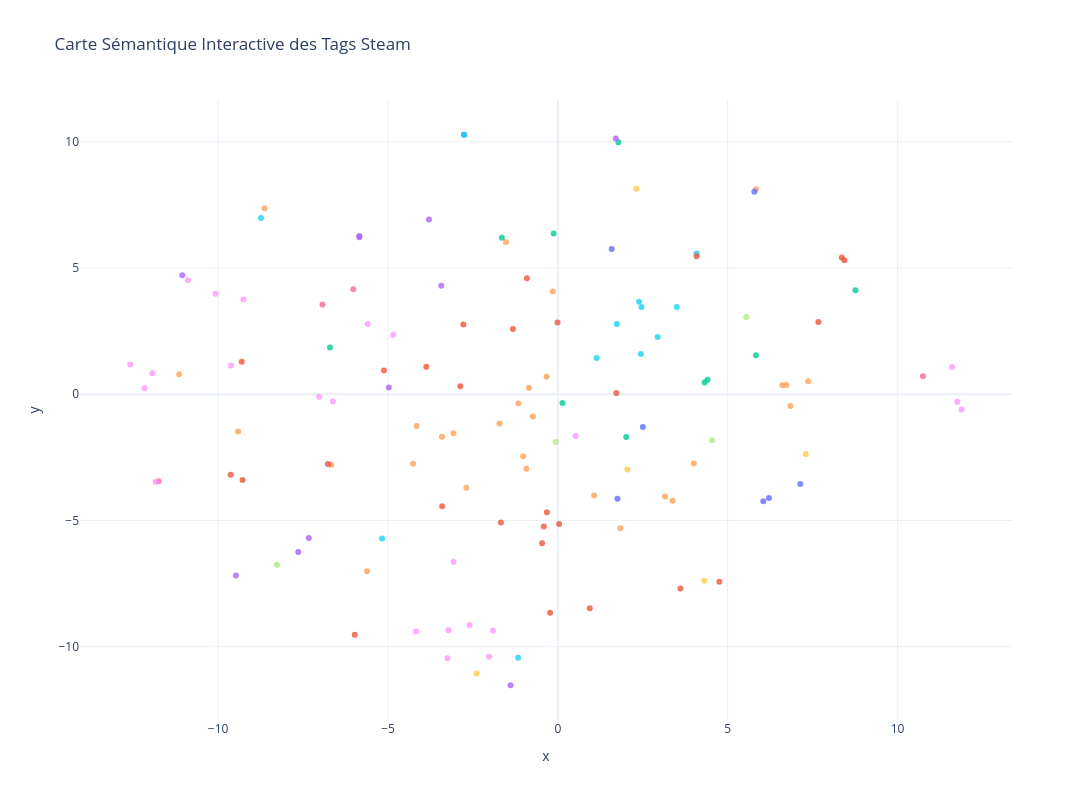

Notebook source saved alongside this figure:
### Markdown cell above
## 7. Visualisation Interactive (Plotly)
Une visualisation interactive pour explorer les clusters en détail.

### Code cell
import plotly.express as px

# Préparation des données
df_tsne['Tag'] = df_tsne.index
df_tsne['Cluster Name'] = df_tsne['Cluster'].map(cluster_names_nlp)

# Filtrer le bruit pour la visualisation
df_plotly = df_tsne[df_tsne['Cluster'] != -1].copy()

fig = px.scatter(
    df_plotly,
    x='x', y='y',
    color='Cluster Name',
    hover_name='Tag',
    hover_data=['Cluster Name'],
    title='Carte Sémantique Interactive des Tags Steam',
    template='plotly_white',
    width=1100, height=800
)

fig.update_traces(marker=dict(size=6, opacity=0.8))
fig.update_layout(showlegend=False)
fig.show()

### Figure 1 — Plotly figure (JSON) as saved in the notebook; plotly's stock layout.template omitted (floating-point values rounded to 4 significant figures)
{"data": [{"customdata": [["2D Fighter"], ["2D Fighter"], ["2D Fighter"], ["2D Fighter"]], "hovertemplate": "<b>%{hovertext}</b><br><br>Cluster Name=%{customdata[0]}<br>x=%{x}<br>y=%{y}<extra></extra>", "hovertext": ["2D Fighter", "3D Fighter", "Beat 'em up", "Fighting"], "legendgroup": "2D Fighter", "marker": {"color": "#636efa", "symbol": "circle", "opacity": 0.8, "size": 6}, "mode": "markers", "name": "2D Fighter", "orientation": "v", "showlegend": true, "x": [6.214, 6.048, -2.766, 7.139], "xaxis": "x", "y": [-4.107, -4.234, 10.28, -3.55], "yaxis": "y", "type": "scatter"}, {"customdata": [["Platformer"], ["Platformer"], ["Platformer"], ["Platformer"], ["Platformer"], ["Platformer"], ["Platformer"], ["Platformer"], ["Platformer"], ["Platformer"], ["Platformer"], ["Platformer"], ["Platformer"], ["Platformer"], ["Platformer"], ["Platformer"], ["Platformer"], ["Platformer"], ["Platformer"], ["Platformer"], ["Platformer"], ["Platformer"], ["Platformer"]], "hovertemplate": "<b>%{hovertext}</b><br><br>Cluster Name=%{customdata[0]}<br>x=%{x}<br>y=%{y}<extra></extra>", "hovertext": ["2D Platformer", "3D Platformer", "Action", "Action-Adventure", "Adventure", "Casual", "Clicker", "Controller", "Grid-Based Movement", "Idler", "Logic", "Metroidvania", "Parkour", "Physics", "Platformer", "Point & Click", "Puzzle", "Puzzle Platformer", "Runner", "Sokoban", "Stealth", "Survival Horror", "Walking Simulator"], "legendgroup": "Platformer", "marker": {"color": "#EF553B", "symbol": "circle", "opacity": 0.8, "size": 6}, "mode": "markers", "name": "Platformer", "orientation": "v", "showlegend": true, "x": [-0.4158, -0.4645, -2.782, -2.872, -5.119, -0.009452, 8.357, 7.67, 0.939, -1.323, -9.631, -1.677, 3.61, -5.979, -0.3241, 8.434, -9.28, 0.03817, 4.753, -3.406, -0.911, -3.874, -0.228], "xaxis": "x", "y": [-5.236, -5.902, 2.759, 0.3203, 0.9423, 2.839, 5.416, 2.863, -8.474, 2.587, -3.185, -5.076, -7.694, -9.526, -4.671, 5.31, -3.393, -5.137, -7.423, -4.434, 4.591, 1.089, -8.654], "yaxis": "y", "type": "scatter"}, {"customdata": [["Action RTS"], ["Action RTS"], ["Action RTS"], ["Action RTS"], ["Action RTS"], ["Action RTS"], ["Action RTS"]], "hovertemplate": "<b>%{hovertext}</b><br><br>Cluster Name=%{customdata[0]}<br>x=%{x}<br>y=%{y}<extra></extra>", "hovertext": ["4X", "Action RTS", "Grand Strategy", "RTS", "Real Time Tactics", "Tower Defense", "Wargame"], "legendgroup": "Action RTS", "marker": {"color": "#00cc96", "symbol": "circle", "opacity": 0.8, "size": 6}, "mode": "markers", "name": "Action RTS", "orientation": "v", "showlegend": true, "x": [1.782, 4.405, -1.647, 4.32, 5.831, -0.1221, 2.013], "xaxis": "x", "y": [9.98, 0.5707, 6.197, 0.4631, 1.542, 6.369, -1.692], "yaxis": "y", "type": "scatter"}, {"customdata": [["6DOF"]], "hovertemplate": "<b>%{hovertext}</b><br><br>Cluster Name=%{customdata[0]}<br>x=%{x}<br>y=%{y}<extra></extra>", "hovertext": ["6DOF"], "legendgroup": "6DOF", "marker": {"color": "#ab63fa", "symbol": "circle", "opacity": 0.8, "size": 6}, "mode": "markers", "name": "6DOF", "orientation": "v", "showlegend": true, "x": [1.705], "xaxis": "x", "y": [10.13], "yaxis": "y", "type": "scatter"}, {"customdata": [["Strategy RPG"], ["Strategy RPG"], ["Strategy RPG"], ["Strategy RPG"], ["Strategy RPG"], ["Strategy RPG"], ["Strategy RPG"], ["Strategy RPG"], ["Strategy RPG"], ["Strategy RPG"], ["Strategy RPG"], ["Strategy RPG"], ["Strategy RPG"], ["Strategy RPG"], ["Strategy RPG"], ["Strategy RPG"], ["Strategy RPG"], ["Strategy RPG"], ["Strategy RPG"], ["Strategy RPG"], ["Strategy RPG"], ["Strategy RPG"], ["Strategy RPG"], ["Strategy RPG"], ["Strategy RPG"], ["Strategy RPG"]], "hovertemplate": "<b>%{hovertext}</b><br><br>Cluster Name=%{customdata[0]}<br>x=%{x}<br>y=%{y}<extra></extra>", "hovertext": ["Action RPG", "Action Roguelike", "Board Game", "CRPG", "Card Battler", "Card Game", "Character Customization", "Deckbuilding", "Hack and Slash", "JRPG", "Party-Based RPG", "Procedural Generation", "RPG", "Roguelike", "Roguelike Deckbuilder", "Roguelite", "Solitaire", "Strategy", "Strategy RPG", "Tactical", "Tactical RPG", "Trading Card Game", "Turn-Based", "Turn-Based Combat", "Turn-Based Strategy", "Turn-Based Tactics"], "legendgroup": "Strategy RPG", "marker": {"color": "#FFA15A", "symbol": "circle", "opacity": 0.8, "size": 6}, "mode": "markers", "name": "Strategy RPG", "orientation": "v", "showlegend": true, "x": [-1.161, -3.076, 1.071, -0.9267, 4.0, 3.155, 5.832, -11.15, -6.671, -1.022, -1.716, -5.617, -0.7355, -3.411, -4.26, -4.157, 1.84, -1.529, -0.8525, -0.1486, -0.3316, 3.378, 7.369, 6.847, 6.733, 6.61], "xaxis": "x", "y": [-0.3688, -1.542, -4.013, -2.951, -2.739, -4.051, 8.118, 0.7967, -2.805, -2.46, -1.156, -7.012, -0.878, -1.68, -2.757, -1.259, -5.306, 6.028, 0.2576, 4.071, 0.6926, -4.222, 0.5188, -0.4663, 0.3676, 0.3545], "yaxis": "y", "type": "scatter"}, {"customdata": [["Hero Shooter"], ["Hero Shooter"], ["Hero Shooter"], ["Hero Shooter"], ["Hero Shooter"], ["Hero Shooter"], ["Hero Shooter"], ["Hero Shooter"], ["Hero Shooter"]], "hovertemplate": "<b>%{hovertext}</b><br><br>Cluster Name=%{customdata[0]}<br>x=%{x}<br>y=%{y}<extra></extra>", "hovertext": ["Arena Shooter", "Bullet Hell", "FPS", "Hero Shooter", "Shoot 'Em Up", "Shooter", "Third-Person Shooter", "Top-Down Shooter", "Twin Stick Shooter"], "legendgroup": "Hero Shooter", "marker": {"color": "#19d3f3", "symbol": "circle", "opacity": 0.8, "size": 6}, "mode": "markers", "name": "Hero Shooter", "orientation": "v", "showlegend": true, "x": [1.736, 4.085, 1.141, 2.463, -2.75, 2.391, 2.447, 2.938, 3.501], "xaxis": "x", "y": [2.783, 5.577, 1.437, 3.452, 10.28, 3.669, 1.596, 2.272, 3.459], "yaxis": "y", "type": "scatter"}, {"customdata": [["Artificial Intelligence"]], "hovertemplate": "<b>%{hovertext}</b><br><br>Cluster Name=%{customdata[0]}<br>x=%{x}<br>y=%{y}<extra></extra>", "hovertext": ["Artificial Intelligence"], "legendgroup": "Artificial Intelligence", "marker": {"color": "#FF6692", "symbol": "circle", "opacity": 0.8, "size": 6}, "mode": "markers", "name": "Artificial Intelligence", "orientation": "v", "showlegend": true, "x": [-11.76], "xaxis": "x", "y": [-3.443], "yaxis": "y", "type": "scatter"}, {"customdata": [["Auto Battler"]], "hovertemplate": "<b>%{hovertext}</b><br><br>Cluster Name=%{customdata[0]}<br>x=%{x}<br>y=%{y}<extra></extra>", "hovertext": ["Auto Battler"], "legendgroup": "Auto Battler", "marker": {"color": "#B6E880", "symbol": "circle", "opacity": 0.8, "size": 6}, "mode": "markers", "name": "Auto Battler", "orientation": "v", "showlegend": true, "x": [4.539], "xaxis": "x", "y": [-1.821], "yaxis": "y", "type": "scatter"}, {"customdata": [["Colony Sim"], ["Colony Sim"], ["Colony Sim"], ["Colony Sim"], ["Colony Sim"], ["Colony Sim"], ["Colony Sim"], ["Colony Sim"], ["Colony Sim"], ["Colony Sim"], ["Colony Sim"], ["Colony Sim"], ["Colony Sim"], ["Colony Sim"], ["Colony Sim"], ["Colony Sim"], ["Colony Sim"], ["Colony Sim"]], "hovertemplate": "<b>%{hovertext}</b><br><br>Cluster Name=%{customdata[0]}<br>x=%{x}<br>y=%{y}<extra></extra>", "hovertext": ["Automation", "Base Building", "Building", "City Builder", "Colony Sim", "Crafting", "Economy", "Farming Sim", "Immersive Sim", "Life Sim", "Management", "Open World", "Open World Survival Craft", "Resource Management", "Sandbox", "Simulation", "Survival", "Time Management"], "legendgroup": "Colony Sim", "marker": {"color": "#FF97FF", "symbol": "circle", "opacity": 0.8, "size": 6}, "mode": "markers", "name": "Colony Sim", "orientation": "v", "showlegend": true, "x": [-11.84, -12.16, -11.94, -12.58, -2.599, -9.624, -9.257, -1.909, -3.251, -2.024, -10.07, -6.626, -7.026, -10.89, -3.073, -4.17, -5.598, 11.61], "xaxis": "x", "y": [-3.471, 0.2384, 0.8362, 1.178, -9.138, 1.142, 3.75, -9.355, -10.45, -10.39, 3.983, -0.2885, -0.102, 4.521, -6.636, -9.4, 2.78, 1.077], "yaxis": "y", "type": "scatter"}, {"customdata": [["Automobile Sim"], ["Automobile Sim"]], "hovertemplate": "<b>%{hovertext}</b><br><br>Cluster Name=%{customdata[0]}<br>x=%{x}<br>y=%{y}<extra></extra>", "hovertext": ["Automobile Sim", "Racing"], "legendgroup": "Automobile Sim", "marker": {"color": "#FECB52", "symbol": "circle", "opacity": 0.8, "size": 6}, "mode": "markers", "name": "Automobile Sim", "orientation": "v", "showlegend": true, "x": [-2.392, 4.312], "xaxis": "x", "y": [-11.07, -7.389], "yaxis": "y", "type": "scatter"}, {"customdata": [["Battle Royale"]], "hovertemplate": "<b>%{hovertext}</b><br><br>Cluster Name=%{customdata[0]}<br>x=%{x}<br>y=%{y}<extra></extra>", "hovertext": ["Battle Royale"], "legendgroup": "Battle Royale", "marker": {"color": "#636efa", "symbol": "circle", "opacity": 0.8, "size": 6}, "mode": "markers", "name": "Battle Royale", "orientation": "v", "showlegend": true, "x": [2.503], "xaxis": "x", "y": [-1.297], "yaxis": "y", "type": "scatter"}, {"customdata": [["Bullet Time"]], "hovertemplate": "<b>%{hovertext}</b><br><br>Cluster Name=%{customdata[0]}<br>x=%{x}<br>y=%{y}<extra></extra>", "hovertext": ["Bullet Time"], "legendgroup": "Bullet Time", "marker": {"color": "#EF553B", "symbol": "circle", "opacity": 0.8, "size": 6}, "mode": "markers", "name": "Bullet Time", "orientation": "v", "showlegend": true, "x": [4.084], "xaxis": "x", "y": [5.471], "yaxis": "y", "type": "scatter"}, {"customdata": [["Character Action Game"]], "hovertemplate": "<b>%{hovertext}</b><br><br>Cluster Name=%{customdata[0]}<br>x=%{x}<br>y=%{y}<extra></extra>", "hovertext": ["Character Action Game"], "legendgroup": "Character Action Game", "marker": {"color": "#00cc96", "symbol": "circle", "opacity": 0.8, "size": 6}, "mode": "markers", "name": "Character Action Game", "orientation": "v", "showlegend": true, "x": [0.135], "xaxis": "x", "y": [-0.3462], "yaxis": "y", "type": "scatter"}, {"customdata": [["Choose Your Own Adventure"], ["Choose Your Own Adventure"], ["Choose Your Own Adventure"], ["Choose Your Own Adventure"], ["Choose Your Own Adventure"], ["Choose Your Own Adventure"], ["Choose Your Own Adventure"]], "hovertemplate": "<b>%{hovertext}</b><br><br>Cluster Name=%{customdata[0]}<br>x=%{x}<br>y=%{y}<extra></extra>", "hovertext": ["Choices Matter", "Choose Your Own Adventure", "Dating Sim", "Interactive Fiction", "Multiple Endings", "Otome", "Visual Novel"], "legendgroup": "Choose Your Own Adventure", "marker": {"color": "#ab63fa", "symbol": "circle", "opacity": 0.8, "size": 6}, "mode": "markers", "name": "Choose Your Own Adventure", "orientation": "v", "showlegend": true, "x": [-3.794, -4.976, -1.393, -7.64, -9.478, -3.433, -7.331], "xaxis": "x", "y": [6.919, 0.2675, -11.53, -6.248, -7.176, 4.295, -5.691], "yaxis": "y", "type": "scatter"}, {"customdata": [["Collectathon"]], "hovertemplate": "<b>%{hovertext}</b><br><br>Cluster Name=%{customdata[0]}<br>x=%{x}<br>y=%{y}<extra></extra>", "hovertext": ["Collectathon"], "legendgroup": "Collectathon", "marker": {"color": "#FFA15A", "symbol": "circle", "opacity": 0.8, "size": 6}, "mode": "markers", "name": "Collectathon", "orientation": "v", "showlegend": true, "x": [-8.639], "xaxis": "x", "y": [7.372], "yaxis": "y", "type": "scatter"}, {"customdata": [["Creature Collector"]], "hovertemplate": "<b>%{hovertext}</b><br><br>Cluster Name=%{customdata[0]}<br>x=%{x}<br>y=%{y}<extra></extra>", "hovertext": ["Creature Collector"], "legendgroup": "Creature Collector", "marker": {"color": "#19d3f3", "symbol": "circle", "opacity": 0.8, "size": 6}, "mode": "markers", "name": "Creature Collector", "orientation": "v", "showlegend": true, "x": [-8.738], "xaxis": "x", "y": [6.981], "yaxis": "y", "type": "scatter"}, {"customdata": [["Destruction"]], "hovertemplate": "<b>%{hovertext}</b><br><br>Cluster Name=%{customdata[0]}<br>x=%{x}<br>y=%{y}<extra></extra>", "hovertext": ["Destruction"], "legendgroup": "Destruction", "marker": {"color": "#FF6692", "symbol": "circle", "opacity": 0.8, "size": 6}, "mode": "markers", "name": "Destruction", "orientation": "v", "showlegend": true, "x": [-6.021], "xaxis": "x", "y": [4.163], "yaxis": "y", "type": "scatter"}, {"customdata": [["Dynamic Narration"]], "hovertemplate": "<b>%{hovertext}</b><br><br>Cluster Name=%{customdata[0]}<br>x=%{x}<br>y=%{y}<extra></extra>", "hovertext": ["Dynamic Narration"], "legendgroup": "Dynamic Narration", "marker": {"color": "#B6E880", "symbol": "circle", "opacity": 0.8, "size": 6}, "mode": "markers", "name": "Dynamic Narration", "orientation": "v", "showlegend": true, "x": [-8.268], "xaxis": "x", "y": [-6.758], "yaxis": "y", "type": "scatter"}, {"customdata": [["Flight"], ["Flight"]], "hovertemplate": "<b>%{hovertext}</b><br><br>Cluster Name=%{customdata[0]}<br>x=%{x}<br>y=%{y}<extra></extra>", "hovertext": ["Flight", "Space Sim"], "legendgroup": "Flight", "marker": {"color": "#FF97FF", "symbol": "circle", "opacity": 0.8, "size": 6}, "mode": "markers", "name": "Flight", "orientation": "v", "showlegend": true, "x": [-4.848, -3.222], "xaxis": "x", "y": [2.361, -9.351], "yaxis": "y", "type": "scatter"}, {"customdata": [["God Game"]], "hovertemplate": "<b>%{hovertext}</b><br><br>Cluster Name=%{customdata[0]}<br>x=%{x}<br>y=%{y}<extra></extra>", "hovertext": ["God Game"], "legendgroup": "God Game", "marker": {"color": "#FECB52", "symbol": "circle", "opacity": 0.8, "size": 6}, "mode": "markers", "name": "God Game", "orientation": "v", "showlegend": true, "x": [2.044], "xaxis": "x", "y": [-2.984], "yaxis": "y", "type": "scatter"}, {"customdata": [["Gun Customization"]], "hovertemplate": "<b>%{hovertext}</b><br><br>Cluster Name=%{customdata[0]}<br>x=%{x}<br>y=%{y}<extra></extra>", "hovertext": ["Gun Customization"], "legendgroup": "Gun Customization", "marker": {"color": "#636efa", "symbol": "circle", "opacity": 0.8, "size": 6}, "mode": "markers", "name": "Gun Customization", "orientation": "v", "showlegend": true, "x": [5.785], "xaxis": "x", "y": [8.027], "yaxis": "y", "type": "scatter"}, {"customdata": [["Hacking"]], "hovertemplate": "<b>%{hovertext}</b><br><br>Cluster Name=%{customdata[0]}<br>x=%{x}<br>y=%{y}<extra></extra>", "hovertext": ["Hacking"], "legendgroup": "Hacking", "marker": {"color": "#EF553B", "symbol": "circle", "opacity": 0.8, "size": 6}, "mode": "markers", "name": "Hacking", "orientation": "v", "showlegend": true, "x": [-6.768], "xaxis": "x", "y": [-2.767], "yaxis": "y", "type": "scatter"}, {"customdata": [["Hunting"]], "hovertemplate": "<b>%{hovertext}</b><br><br>Cluster Name=%{customdata[0]}<br>x=%{x}<br>y=%{y}<extra></extra>", "hovertext": ["Hunting"], "legendgroup": "Hunting", "marker": {"color": "#00cc96", "symbol": "circle", "opacity": 0.8, "size": 6}, "mode": "markers", "name": "Hunting", "orientation": "v", "showlegend": true, "x": [-6.708], "xaxis": "x", "y": [1.854], "yaxis": "y", "type": "scatter"}, {"customdata": [["Inventory Management"]], "hovertemplate": "<b>%{hovertext}</b><br><br>Cluster Name=%{customdata[0]}<br>x=%{x}<br>y=%{y}<extra></extra>", "hovertext": ["Inventory Management"], "legendgroup": "Inventory Management", "marker": {"color": "#ab63fa", "symbol": "circle", "opacity": 0.8, "size": 6}, "mode": "markers", "name": "Inventory Management", "orientation": "v", "showlegend": true, "x": [-11.06], "xaxis": "x", "y": [4.711], "yaxis": "y", "type": "scatter"}, {"customdata": [["Investigation"]], "hovertemplate": "<b>%{hovertext}</b><br><br>Cluster Name=%{customdata[0]}<br>x=%{x}<br>y=%{y}<extra></extra>", "hovertext": ["Investigation"], "legendgroup": "Investigation", "marker": {"color": "#FFA15A", "symbol": "circle", "opacity": 0.8, "size": 6}, "mode": "markers", "name": "Investigation", "orientation": "v", "showlegend": true, "x": [-9.411], "xaxis": "x", "y": [-1.477], "yaxis": "y", "type": "scatter"}, {"customdata": [["Level Editor"]], "hovertemplate": "<b>%{hovertext}</b><br><br>Cluster Name=%{customdata[0]}<br>x=%{x}<br>y=%{y}<extra></extra>", "hovertext": ["Level Editor"], "legendgroup": "Level Editor", "marker": {"color": "#19d3f3", "symbol": "circle", "opacity": 0.8, "size": 6}, "mode": "markers", "name": "Level Editor", "orientation": "v", "showlegend": true, "x": [-5.175], "xaxis": "x", "y": [-5.709], "yaxis": "y", "type": "scatter"}, {"customdata": [["Loot"]], "hovertemplate": "<b>%{hovertext}</b><br><br>Cluster Name=%{customdata[0]}<br>x=%{x}<br>y=%{y}<extra></extra>", "hovertext": ["Loot"], "legendgroup": "Loot", "marker": {"color": "#FF6692", "symbol": "circle", "opacity": 0.8, "size": 6}, "mode": "markers", "name": "Loot", "orientation": "v", "showlegend": true, "x": [-6.928], "xaxis": "x", "y": [3.556], "yaxis": "y", "type": "scatter"}, {"customdata": [["MMORPG"]], "hovertemplate": "<b>%{hovertext}</b><br><br>Cluster Name=%{customdata[0]}<br>x=%{x}<br>y=%{y}<extra></extra>", "hovertext": ["MMORPG"], "legendgroup": "MMORPG", "marker": {"color": "#B6E880", "symbol": "circle", "opacity": 0.8, "size": 6}, "mode": "markers", "name": "MMORPG", "orientation": "v", "showlegend": true, "x": [-0.06585], "xaxis": "x", "y": [-1.896], "yaxis": "y", "type": "scatter"}, {"customdata": [["MOBA"]], "hovertemplate": "<b>%{hovertext}</b><br><br>Cluster Name=%{customdata[0]}<br>x=%{x}<br>y=%{y}<extra></extra>", "hovertext": ["MOBA"], "legendgroup": "MOBA", "marker": {"color": "#FF97FF", "symbol": "circle", "opacity": 0.8, "size": 6}, "mode": "markers", "name": "MOBA", "orientation": "v", "showlegend": true, "x": [0.5226], "xaxis": "x", "y": [-1.654], "yaxis": "y", "type": "scatter"}, {"customdata": [["Match 3"]], "hovertemplate": "<b>%{hovertext}</b><br><br>Cluster Name=%{customdata[0]}<br>x=%{x}<br>y=%{y}<extra></extra>", "hovertext": ["Match 3"], "legendgroup": "Match 3", "marker": {"color": "#FECB52", "symbol": "circle", "opacity": 0.8, "size": 6}, "mode": "markers", "name": "Match 3", "orientation": "v", "showlegend": true, "x": [2.314], "xaxis": "x", "y": [8.144], "yaxis": "y", "type": "scatter"}, {"customdata": [["Mechs"]], "hovertemplate": "<b>%{hovertext}</b><br><br>Cluster Name=%{customdata[0]}<br>x=%{x}<br>y=%{y}<extra></extra>", "hovertext": ["Mechs"], "legendgroup": "Mechs", "marker": {"color": "#636efa", "symbol": "circle", "opacity": 0.8, "size": 6}, "mode": "markers", "name": "Mechs", "orientation": "v", "showlegend": true, "x": [1.584], "xaxis": "x", "y": [5.756], "yaxis": "y", "type": "scatter"}, {"customdata": [["Mining"]], "hovertemplate": "<b>%{hovertext}</b><br><br>Cluster Name=%{customdata[0]}<br>x=%{x}<br>y=%{y}<extra></extra>", "hovertext": ["Mining"], "legendgroup": "Mining", "marker": {"color": "#EF553B", "symbol": "circle", "opacity": 0.8, "size": 6}, "mode": "markers", "name": "Mining", "orientation": "v", "showlegend": true, "x": [-9.304], "xaxis": "x", "y": [1.286], "yaxis": "y", "type": "scatter"}, {"customdata": [["Mouse only"]], "hovertemplate": "<b>%{hovertext}</b><br><br>Cluster Name=%{customdata[0]}<br>x=%{x}<br>y=%{y}<extra></extra>", "hovertext": ["Mouse only"], "legendgroup": "Mouse only", "marker": {"color": "#00cc96", "symbol": "circle", "opacity": 0.8, "size": 6}, "mode": "markers", "name": "Mouse only", "orientation": "v", "showlegend": true, "x": [8.763], "xaxis": "x", "y": [4.116], "yaxis": "y", "type": "scatter"}, {"customdata": [["Rhythm"], ["Rhythm"]], "hovertemplate": "<b>%{hovertext}</b><br><br>Cluster Name=%{customdata[0]}<br>x=%{x}<br>y=%{y}<extra></extra>", "hovertext": ["Music", "Rhythm"], "legendgroup": "Rhythm", "marker": {"color": "#ab63fa", "symbol": "circle", "opacity": 0.8, "size": 6}, "mode": "markers", "name": "Rhythm", "orientation": "v", "showlegend": true, "x": [-5.846, -5.844], "xaxis": "x", "y": [6.218, 6.274], "yaxis": "y", "type": "scatter"}, {"customdata": [["Mystery Dungeon"]], "hovertemplate": "<b>%{hovertext}</b><br><br>Cluster Name=%{customdata[0]}<br>x=%{x}<br>y=%{y}<extra></extra>", "hovertext": ["Mystery Dungeon"], "legendgroup": "Mystery Dungeon", "marker": {"color": "#FFA15A", "symbol": "circle", "opacity": 0.8, "size": 6}, "mode": "markers", "name": "Mystery Dungeon", "orientation": "v", "showlegend": true, "x": [-2.693], "xaxis": "x", "y": [-3.702], "yaxis": "y", "type": "scatter"}, {"customdata": [["Political Sim"]], "hovertemplate": "<b>%{hovertext}</b><br><br>Cluster Name=%{customdata[0]}<br>x=%{x}<br>y=%{y}<extra></extra>", "hovertext": ["Political Sim"], "legendgroup": "Political Sim", "marker": {"color": "#19d3f3", "symbol": "circle", "opacity": 0.8, "size": 6}, "mode": "markers", "name": "Political Sim", "orientation": "v", "showlegend": true, "x": [-1.169], "xaxis": "x", "y": [-10.43], "yaxis": "y", "type": "scatter"}, {"customdata": [["Quick-Time Events"]], "hovertemplate": "<b>%{hovertext}</b><br><br>Cluster Name=%{customdata[0]}<br>x=%{x}<br>y=%{y}<extra></extra>", "hovertext": ["Quick-Time Events"], "legendgroup": "Quick-Time Events", "marker": {"color": "#FF6692", "symbol": "circle", "opacity": 0.8, "size": 6}, "mode": "markers", "name": "Quick-Time Events", "orientation": "v", "showlegend": true, "x": [10.75], "xaxis": "x", "y": [0.7162], "yaxis": "y", "type": "scatter"}, {"customdata": [["Score Attack"]], "hovertemplate": "<b>%{hovertext}</b><br><br>Cluster Name=%{customdata[0]}<br>x=%{x}<br>y=%{y}<extra></extra>", "hovertext": ["Score Attack"], "legendgroup": "Score Attack", "marker": {"color": "#B6E880", "symbol": "circle", "opacity": 0.8, "size": 6}, "mode": "markers", "name": "Score Attack", "orientation": "v", "showlegend": true, "x": [5.544], "xaxis": "x", "y": [3.058], "yaxis": "y", "type": "scatter"}, {"customdata": [["Time Manipulation"], ["Time Manipulation"]], "hovertemplate": "<b>%{hovertext}</b><br><br>Cluster Name=%{customdata[0]}<br>x=%{x}<br>y=%{y}<extra></extra>", "hovertext": ["Time Manipulation", "Time Travel"], "legendgroup": "Time Manipulation", "marker": {"color": "#FF97FF", "symbol": "circle", "opacity": 0.8, "size": 6}, "mode": "markers", "name": "Time Manipulation", "orientation": "v", "showlegend": true, "x": [11.76, 11.89], "xaxis": "x", "y": [-0.2964, -0.6081], "yaxis": "y", "type": "scatter"}, {"customdata": [["Vehicular Combat"]], "hovertemplate": "<b>%{hovertext}</b><br><br>Cluster Name=%{customdata[0]}<br>x=%{x}<br>y=%{y}<extra></extra>", "hovertext": ["Vehicular Combat"], "legendgroup": "Vehicular Combat", "marker": {"color": "#FECB52", "symbol": "circle", "opacity": 0.8, "size": 6}, "mode": "markers", "name": "Vehicular Combat", "orientation": "v", "showlegend": true, "x": [7.296], "xaxis": "x", "y": [-2.369], "yaxis": "y", "type": "scatter"}, {"customdata": [["Word Game"]], "hovertemplate": "<b>%{hovertext}</b><br><br>Cluster Name=%{customdata[0]}<br>x=%{x}<br>y=%{y}<extra></extra>", "hovertext": ["Word Game"], "legendgroup": "Word Game", "marker": {"color": "#636efa", "symbol": "circle", "opacity": 0.8, "size": 6}, "mode": "markers", "name": "Word Game", "orientation": "v", "showlegend": true, "x": [1.754], "xaxis": "x", "y": [-4.135], "yaxis": "y", "type": "scatter"}, {"customdata": [["eSports"]], "hovertemplate": "<b>%{hovertext}</b><br><br>Cluster Name=%{customdata[0]}<br>x=%{x}<br>y=%{y}<extra></extra>", "hovertext": ["eSports"], "legendgroup": "eSports", "marker": {"color": "#EF553B", "symbol": "circle", "opacity": 0.8, "size": 6}, "mode": "markers", "name": "eSports", "orientation": "v", "showlegend": true, "x": [1.721], "xaxis": "x", "y": [0.04905], "yaxis": "y", "type": "scatter"}], "layout": {"xaxis": {"anchor": "y", "domain": [0.0, 1.0], "title": {"text": "x"}}, "yaxis": {"anchor": "x", "domain": [0.0, 1.0], "title": {"text": "y"}}, "legend": {"title": {"text": "Cluster Name"}, "tracegroupgap": 0}, "title": {"text": "Carte Sémantique Interactive des Tags Steam"}, "height": 800, "width": 1100, "showlegend": false}}
